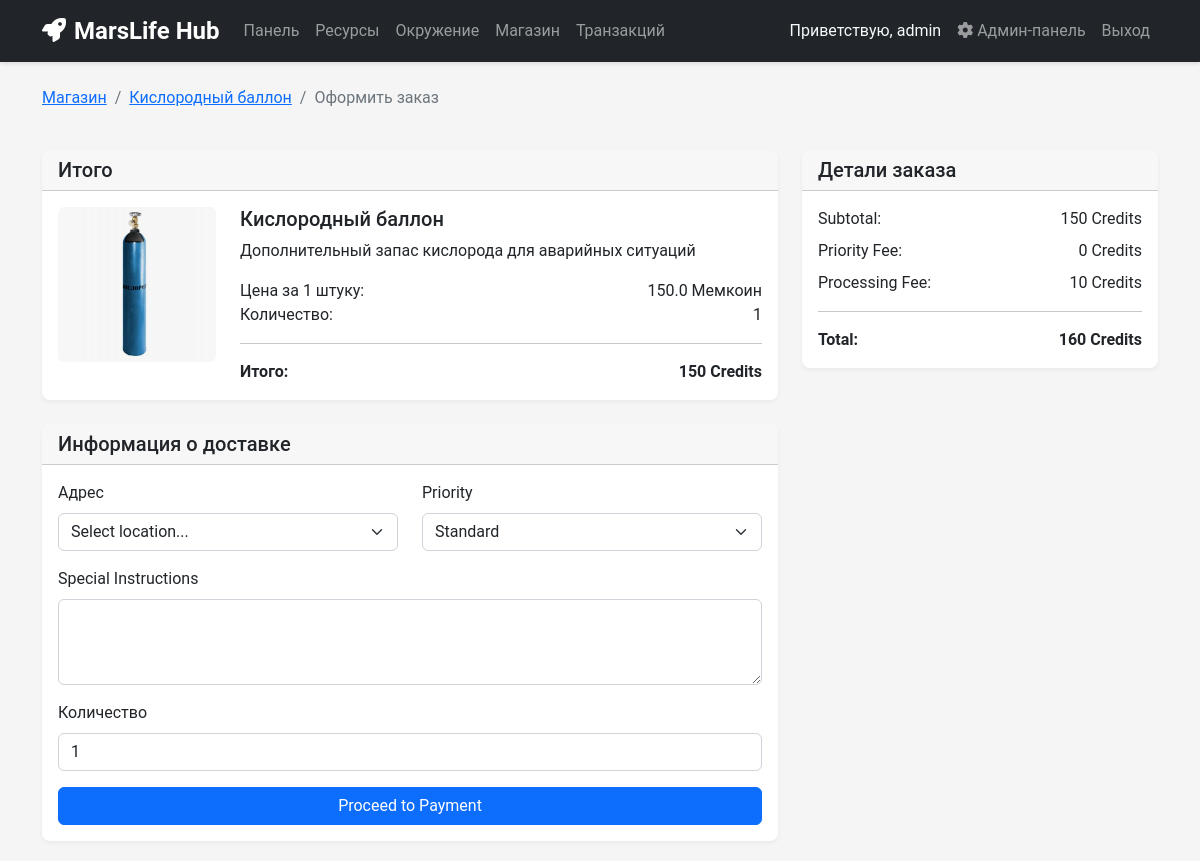
Screenshot of /checkout/1 (signed in) with the database file from the repository.
### app_copy.py (models this page shows)
class Product(db.Model):
    id = db.Column(db.Integer, primary_key=True)
    name = db.Column(db.String(100), nullable=False)
    description = db.Column(db.Text)
    price = db.Column(db.Float, nullable=False)
    stock = db.Column(db.Integer, nullable=False)
    category = db.Column(db.String(50))
    image = db.Column(db.String(200))

### app_copy.py (the view, shortened to what this page needs)
@app.route('/checkout/<int:product_id>', methods=['GET', 'POST'])
def checkout(product_id):
    if 'user_id' not in session:
        return redirect(url_for('login'))
    product = Product.query.get_or_404(product_id)
    return render_template('checkout.html', product=product)

### templates/checkout.html (shortened to what this page needs)
{% extends 'base.html' %}
{% block content %}
<div class="row">
    <div class="col-12 mb-4">
        <nav aria-label="breadcrumb">
            <ol class="breadcrumb">
                <li class="breadcrumb-item"><a href="{{ url_for('store') }}">Магазин</a></li>
                <li class="breadcrumb-item"><a href="{{ url_for('product_detail', product_id=product.id) }}">{{ product.name }}</a></li>
                <li class="breadcrumb-item active">Оформить заказ</li>
            </ol>
        </nav>
    </div>
</div>
<div class="row">
    <div class="col-md-8">
        <div class="card mb-4">
            <div class="card-header">
                <h5 class="mb-0">Итого</h5>
            </div>
            <div class="card-body">
                <div class="row">
                    <div class="col-md-3">
                        <img src="{{ url_for('static', filename='img/' + product.image) }}" class="img-fluid rounded" alt="{{ product.name }}"
                             onerror="this.src='{{ url_for('static', filename='img/placeholder.jpg') }}'">
                    </div>
                    <div class="col-md-9">
                        <h5>{{ product.name }}</h5>
                        <p>{{ product.description }}</p>
                        <div class="d-flex justify-content-between">
                            <span>Цена за 1 штуку:</span>
                            <span>{{ product.price }} Meмкоин</span>
                        </div>
                        <div class="d-flex justify-content-between">
                            <span>Количество:</span>
                            <span id="quantity">1</span>
                        </div>
                        <hr>
                        <div class="d-flex justify-content-between">
                            <strong>Итого:</strong>
                            <strong id="total">{{ product.price }} STARCOIN</strong>
                        </div>
                    </div>
                </div>
            </div>
        </div>
        <div class="card">
            <div class="card-header">
                <h5 class="mb-0">Информация о доставке</h5>
            </div>
            <div class="card-body">
                <form id="checkout-form" method="POST" action="{{ url_for('checkout', product_id=product.id) }}">
                    <div class="row">
                        <div class="col-md-6 mb-3">
                            <label for="location" class="form-label">Адрес</label>
                            <select class="form-select" id="location" name="location" required>
                                <option value="">Select location...</option>
                            </select>
                        </div>
                        <div class="col-md-6 mb-3">
                            <label for="priority" class="form-label">Priority</label>
                            <select class="form-select" id="priority" name="priority">
                                <option value="standard">Standard</option>
                            </select>
                        </div>
                    </div>
                    <div class="mb-3">
                        <label for="notes" class="form-label">Special Instructions</label>
                        <textarea class="form-control" id="notes" name="notes" rows="3"></textarea>
                    </div>
                    <div class="mb-3">
                        <label for="quantity" class="form-label">Количество</label>
                        <input type="number" class="form-control" id="quantity-input" name="quantity" value="1" min="1" max="{{ product.stock }}" required>
                    </div>
                    <div class="d-grid">
                        <button type="submit" class="btn btn-primary">Proceed to Payment</button>
                    </div>
                </form>
            </div>
        </div>
    </div>
    <div class="col-md-4">
        <div class="card">
            <div class="card-header">
                <h5 class="mb-0">Детали заказа</h5>
            </div>
            <div class="card-body">
                <div class="d-flex justify-content-between mb-2">
                    <span>Subtotal:</span>
                    <span id="subtotal">{{ product.price }} Credits</span>
                </div>
                <div class="d-flex justify-content-between mb-2">
                    <span>Priority Fee:</span>
                    <span id="priority-fee">0 Credits</span>
                </div>
                <div class="d-flex justify-content-between mb-2">
                    <span>Processing Fee:</span>
                    <span>10 Credits</span>
                </div>
                <hr>
                <div class="d-flex justify-content-between">
                    <strong>Total:</strong>
                    <strong id="grand-total">{{ product.price + 10 }} Credits</strong>
                </div>
            </div>
        </div>
    </div>
</div>
{% endblock %}

### static/css/style.css (style rules this page uses)
body { background-color: #f5f5f5; font-family: 'Roboto', sans-serif; }
.card { box-shadow: 0 2px 4px rgba(0, 0, 0, 0.05); border-radius: 8px; border: none; margin-bottom: 20px; }
.card-header { border-radius: 8px 8px 0 0 !important; font-weight: 600; }

### rows the page displays
Product: name "Кислородный баллон", image (picture), description "Дополнительный запас кислорода для аварийных ситуаций", price "150.0"

### other values shown
{{ session['username'] }} "admin"
